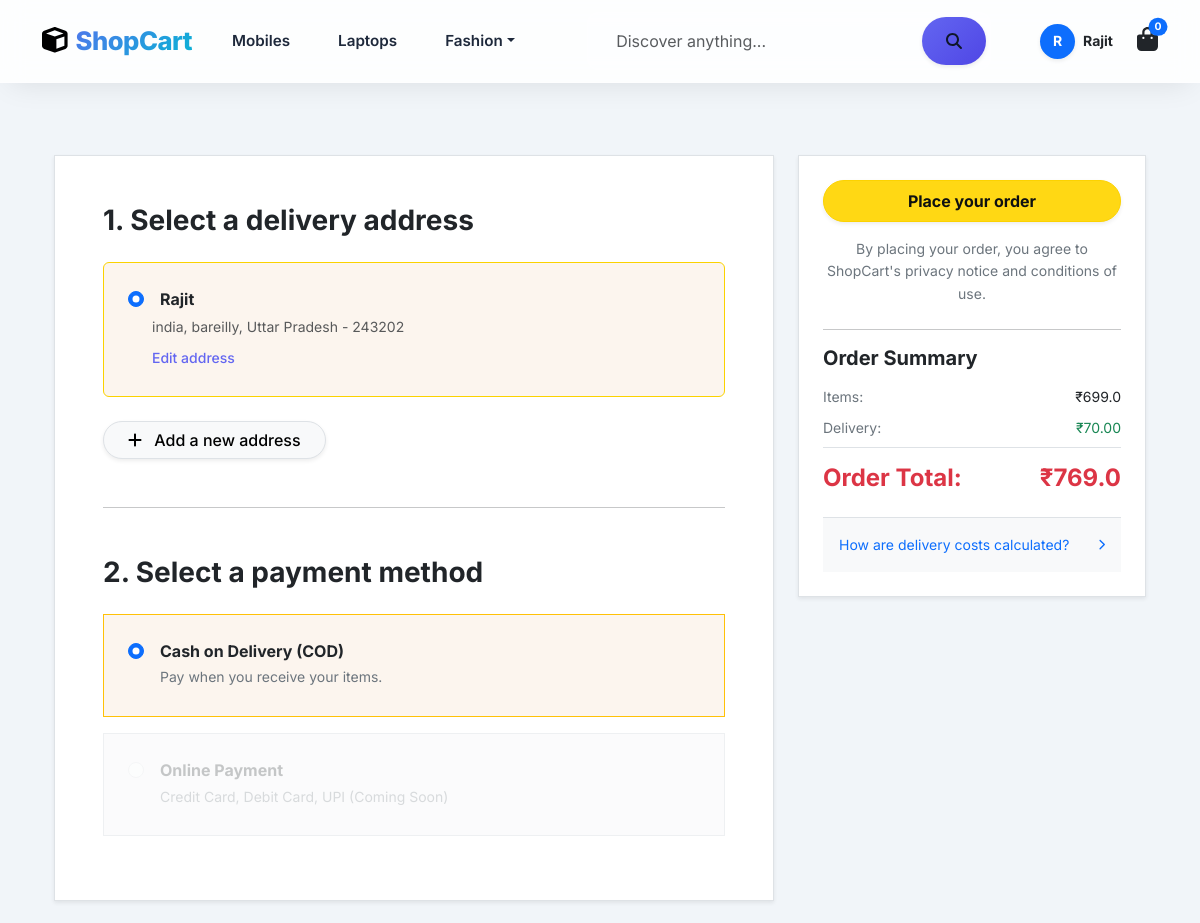
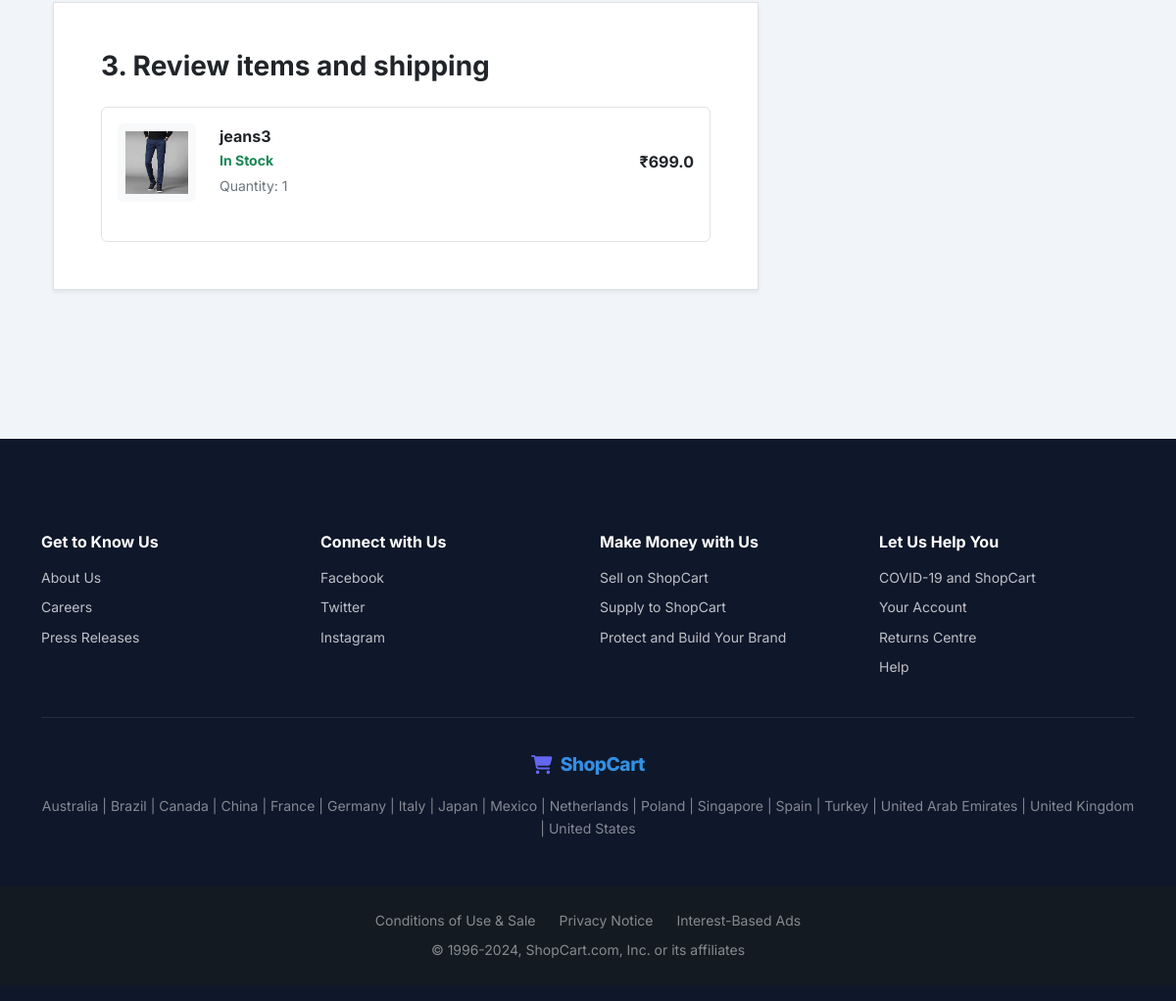
Page /checkout/ (signed in) on the committed database (2 pictures, top to bottom).
### app/models.py (models this page shows, shortened)
class Customer(models.Model):
    user = models.ForeignKey(User,on_delete=models.CASCADE)
    name = models.CharField(max_length=200)
    locality = models.CharField(max_length=200)
    city = models.CharField(max_length=50)
    zipcode = models.IntegerField()
    state = models.CharField(choices=STATE_CHOICES,max_length=50)

class Product(models.Model):
    title = models.CharField(max_length=100)
    selling_price = models.FloatField()
    discounted_price = models.FloatField()
    description = models.TextField()
    brand = models.CharField(max_length=100)
    category = models.CharField(choices=CATEGORY_CHOICES,max_length=2)
    product_image = models.ImageField(upload_to='productimg')

### app/views.py (the view)
# urls.py: path('checkout/', views.checkout, name='checkout'),
@login_required
def checkout(request):
    user = request.user
    add = Customer.objects.filter(user=user)
    buy_now_id = request.session.get('buy_now_prod')
    if buy_now_id:
        product = get_object_or_404(Product, id=buy_now_id)
        item = type('obj', (object,), {
            'product': product,
            'quantity': 1,
            'total_cost': product.discounted_price
        })
        cart_items = [item]
        amount = product.discounted_price
    else:
        cart_items = Cart.objects.filter(user=user)
        amount = 0.0
        for p in cart_items:
            amount += (p.quantity * p.product.discounted_price)
    shipping_amount = 70.0
    totalamount = 0.0
    if cart_items:
        totalamount = amount + shipping_amount
        return render(request, 'app/checkout.html', {
            'add': add,
            'totalamount': totalamount,
            'cart_items': cart_items,
            'amount': amount
        })
    return redirect('home')

### app/templates/app/checkout.html (shortened to what this page needs)
{% extends 'app/base.html' %}
{% load static %}
{% block main-content %}
<div class="container py-5">
  <div class="row g-4">
    <div class="col-lg-8">
      <div class="card border rounded-0 bg-white shadow-sm mb-4">
        <div class="card-body p-4 p-md-5">
          <h3 class="fw-bold mb-4">1. Select a delivery address</h3>
          <form action="/paymentdone" id="checkout-form">
            <div class="row g-3 mb-4">
              {% for ad in add %}
              <div class="col-12">
                <label class="w-100 cursor-pointer">
                  <div class="card border rounded-2 address-selection-card {% if forloop.first %}selected{% endif %}">
                    <div class="card-body p-4">
                      <div class="form-check">
                        <input class="form-check-input me-3" type="radio" name="custid" id="custadd{{forloop.counter}}" value="{{ad.id}}" {% if forloop.first %}checked{% endif %}>
                        <div class="form-check-label w-100">
                          <span class="d-block fw-bold mb-1">{{ad.name}}</span>
                          <span class="text-dark d-block small opacity-75">{{ad.locality}}, {{ad.city}}, {{ad.state}} - {{ad.zipcode}}</span>
                          <a href="#" class="text-primary text-decoration-none small fw-500 mt-2 d-inline-block">Edit address</a>
                        </div>
                      </div>
                    </div>
                  </div>
                </label>
              </div>
              {% endfor %}
            </div>
            <a href="{% url 'profile' %}" class="btn btn-light border rounded-pill px-4 small fw-500 shadow-sm"><i class="fas fa-plus me-2"></i> Add a new address</a>
          </form>
          <hr class="my-5 opacity-25">
          <h3 class="fw-bold mb-4">2. Select a payment method</h3>
          <div class="card border rounded-0 bg-light p-4 mb-3 border-warning" style="background-color: #fcf5ee !important;">
            <div class="form-check">
              <input class="form-check-input" type="radio" name="payment_mode" id="cod" checked>
              <label class="form-check-label ms-2" for="cod">
                <span class="d-block fw-bold">Cash on Delivery (COD)</span>
                <span class="text-secondary small">Pay when you receive your items.</span>
              </label>
            </div>
          </div>
          <div class="card border rounded-0 p-4 mb-3 opacity-50 bg-light">
            <div class="form-check">
              <input class="form-check-input" type="radio" name="payment_mode" id="online" disabled>
              <label class="form-check-label ms-2" for="online">
                <span class="d-block fw-bold">Online Payment</span>
                <span class="text-secondary small">Credit Card, Debit Card, UPI (Coming Soon)</span>
              </label>
            </div>
          </div>
        </div>
      </div>
      <div class="card border rounded-0 bg-white shadow-sm">
        <div class="card-body p-4 p-md-5">
          <h3 class="fw-bold mb-4">3. Review items and shipping</h3>
          <div class="border rounded p-3">
            {% for item in cart_items %}
            <div class="d-flex align-items-center gap-4 mb-4 {% if not forloop.last %}border-bottom pb-4{% endif %}">
              <div class="bg-light p-2 rounded" style="width: 80px; height: 80px;">
                <img src="{{item.product.product_image.url}}" class="w-100 h-100 object-fit-contain">
              </div>
              <div class="flex-grow-1">
                <h6 class="fw-bold mb-1">{{item.product.title}}</h6>
                <div class="text-success small fw-bold mb-1">In Stock</div>
                <div class="small text-secondary">Quantity: {{item.quantity}}</div>
              </div>
              <div class="text-end">
                <span class="fw-bold text-dark">₹{{item.total_cost}}</span>
              </div>
            </div>
            {% endfor %}
          </div>
        </div>
      </div>
    </div>
    <div class="col-lg-4">
      <div class="card border rounded-0 bg-white shadow-sm sticky-top" style="top: 100px;">
        <div class="card-body p-4">
          <button type="submit" form="checkout-form" class="btn btn-warning rounded-pill py-2 w-100 fw-bold shadow-sm mb-3" style="background: #ffd814; border-color: #fcd200; color: #0f1111;">Place your order</button>
          <p class="text-center small text-secondary mb-4">By placing your order, you agree to ShopCart's privacy notice and conditions of use.</p>
          <hr class="opacity-25">
          <h5 class="fw-bold mb-3">Order Summary</h5>
          <div class="d-flex justify-content-between small mb-2">
            <span class="text-secondary">Items:</span>
            <span>₹{{amount}}</span>
          </div>
          <div class="d-flex justify-content-between small mb-2 border-bottom pb-2">
            <span class="text-secondary">Delivery:</span>
            <span class="text-success">₹70.00</span>
          </div>
          <div class="d-flex justify-content-between h4 fw-bold text-danger mt-3 mb-4">
            <span>Order Total:</span>
            <span>₹{{totalamount}}</span>
          </div>
          <div class="bg-light border-top p-3 mx-n4 mb-n4">
             <a href="#" class="text-decoration-none small d-flex align-items-center justify-content-between">
               <span>How are delivery costs calculated?</span>
               <i class="fas fa-chevron-right fs-xs"></i>
             </a>
          </div>
        </div>
      </div>
    </div>
  </div>
</div>
{% endblock main-content %}

### app/templates/app/base.html (shortened to what this page needs)
<!doctype html>
{% load static %}
<html lang="en">
  <head>
    <link href="https://cdn.jsdelivr.net/npm/bootstrap@5.3.0/dist/css/bootstrap.min.css" rel="stylesheet">
    <link rel="stylesheet" href="{% static 'app/css/owl.carousel.min.css' %}">
    <link rel="stylesheet" href="{% static 'app/css/all.min.css' %}">
    <link rel="stylesheet" href="{% static 'app/css/style.css' %}">
    <link rel="stylesheet" href="{% static 'app/css/modern.css' %}">
  </head>
  <body>
    <nav class="navbar navbar-expand-lg glass sticky-top">
     <div class="container">
       <a class="navbar-brand" href="/">
         <i class="fas fa-cube me-2"></i>ShopCart
       </a>
       <div class="collapse navbar-collapse" id="navbarSupportedContent">
         <ul class="navbar-nav me-auto mb-2 mb-lg-0">
           <li class="nav-item mx-2">
             <a class="nav-link text-dark" href="{% url 'mobile' %}" style="color: var(--text-color) !important;">Mobiles</a>
           </li>
           <li class="nav-item mx-2">
             <a class="nav-link text-dark" href="{% url 'category' 'L' %}" style="color: var(--text-color) !important;">Laptops</a>
           </li>
           <li class="nav-item dropdown mx-2">
             <a class="nav-link dropdown-toggle text-dark" href="#" role="button" data-bs-toggle="dropdown" style="color: var(--text-color) !important;">Fashion</a>
           </li>
         </ul>
         <form class="d-flex mx-lg-4 my-3 my-lg-0" style="flex-grow: 0.5;" action="/search" method="GET">
           <div class="input-group">
             <input class="form-control border-0 bg-transparent text-dark px-4" type="search" placeholder="Discover anything..." aria-label="Search" name="q">
             <button class="btn btn-primary rounded-pill px-4 shadow-sm" type="submit"><i class="fas fa-search"></i></button>
           </div>
         </form>
         <div class="d-flex align-items-center gap-4 ms-lg-auto">
          {% if request.user.is_authenticated %}
          <div class="dropdown">
            <a href="#" class="text-dark text-decoration-none fw-bold small d-flex align-items-center gap-2" data-bs-toggle="dropdown">
              <div class="rounded-circle bg-primary text-white d-flex align-items-center justify-content-center shadow-sm" style="width: 35px; height: 35px;">
                {{request.user.username|slice:":1"|upper}}
              </div>
              <span class="d-none d-xl-inline text-dark">{{request.user.username|capfirst}}</span>
            </a>
          </div>
          {% else %}
          <a href="{% url 'login' %}" class="btn btn-outline-dark rounded-pill px-4 fw-bold small shadow-sm">Sign In</a>
          {% endif %}
          <a href="{% url 'show-cart' %}" class="position-relative text-dark text-decoration-none">
            <i class="fas fa-shopping-bag fs-4"></i>
            <span class="position-absolute top-0 start-100 translate-middle badge rounded-circle bg-primary text-white" style="font-size: 0.65rem; padding: 4px 6px;">
              {{totalitem}}
            </span>
          </a>
         </div>
       </div>
     </div>
    </nav>
    <div class="toast-container position-fixed bottom-0 end-0 p-3" style="z-index: 1050">
    </div>
    <main class="min-vh-100">
        <div class="container py-4">
            {% block main-content %} {% endblock main-content %}
        </div>
    </main>
    <footer style="background-color: var(--dark-color) !important;">
        <div class="container py-5">
            <div class="row g-4 mb-4">
                <div class="col-md-3">
                    <h6 class="fw-bold text-white mb-3">Get to Know Us</h6>
                    <ul class="list-unstyled small text-light opacity-75">
                        <li class="mb-2"><a href="#" class="text-decoration-none text-reset">About Us</a></li>
                        <li class="mb-2"><a href="#" class="text-decoration-none text-reset">Careers</a></li>
                        <li class="mb-2"><a href="#" class="text-decoration-none text-reset">Press Releases</a></li>
                    </ul>
                </div>
                <div class="col-md-3">
                    <h6 class="fw-bold text-white mb-3">Connect with Us</h6>
                    <ul class="list-unstyled small text-light opacity-75">
                        <li class="mb-2"><a href="#" class="text-decoration-none text-reset">Facebook</a></li>
                        <li class="mb-2"><a href="#" class="text-decoration-none text-reset">Twitter</a></li>
                        <li class="mb-2"><a href="#" class="text-decoration-none text-reset">Instagram</a></li>
                    </ul>
                </div>
                <div class="col-md-3">
                    <h6 class="fw-bold text-white mb-3">Make Money with Us</h6>
                    <ul class="list-unstyled small text-light opacity-75">
                        <li class="mb-2"><a href="#" class="text-decoration-none text-reset">Sell on ShopCart</a></li>
                        <li class="mb-2"><a href="#" class="text-decoration-none text-reset">Supply to ShopCart</a></li>
                        <li class="mb-2"><a href="#" class="text-decoration-none text-reset">Protect and Build Your Brand</a></li>
                    </ul>
                </div>
                <div class="col-md-3">
                    <h6 class="fw-bold text-white mb-3">Let Us Help You</h6>
                    <ul class="list-unstyled small text-light opacity-75">
                        <li class="mb-2"><a href="#" class="text-decoration-none text-reset">COVID-19 and ShopCart</a></li>
                        <li class="mb-2"><a href="#" class="text-decoration-none text-reset">Your Account</a></li>
                        <li class="mb-2"><a href="#" class="text-decoration-none text-reset">Returns Centre</a></li>
                        <li class="mb-2"><a href="#" class="text-decoration-none text-reset">Help</a></li>
                    </ul>
                </div>
            </div>
            <hr class="border-secondary opacity-25">
            <div class="text-center pt-3">
                <div class="navbar-brand text-white mb-3" style="font-size: 1.2rem;">
                  <i class="fas fa-shopping-cart text-primary me-2"></i>ShopCart
                </div>
                <div class="small text-light opacity-50">
                  Australia | Brazil | Canada | China | France | Germany | Italy | Japan | Mexico | Netherlands | Poland | Singapore | Spain | Turkey | United Arab Emirates | United Kingdom | United States
                </div>
            </div>
        </div>
        <div class="py-4 text-center" style="background-color: #131a22;">
            <div class="container small text-light opacity-50">
                <div class="d-flex justify-content-center gap-4 mb-2">
                    <a href="#" class="text-decoration-none text-reset">Conditions of Use & Sale</a>
                    <a href="#" class="text-decoration-none text-reset">Privacy Notice</a>
                    <a href="#" class="text-decoration-none text-reset">Interest-Based Ads</a>
                </div>
                <div>&copy; 1996-2024, ShopCart.com, Inc. or its affiliates</div>
            </div>
        </div>
    </footer>
  </body>
</html>

### rows in the picture
Customer: name "Rajit", locality "india", city "bareilly", state "Uttar Pradesh", zipcode "243202"
Product: product.product_image (picture), product "jeans3", total_cost "699.0", discounted_price "699.0"

### other values in the picture
{{ request.user.username|slice:":1"|upper }} "R"
{{ request.user.username|capfirst }} "Rajit"
{{ totalitem }} "0"
{{ item.quantity }} "1"
{{ totalamount }} "769.0"
